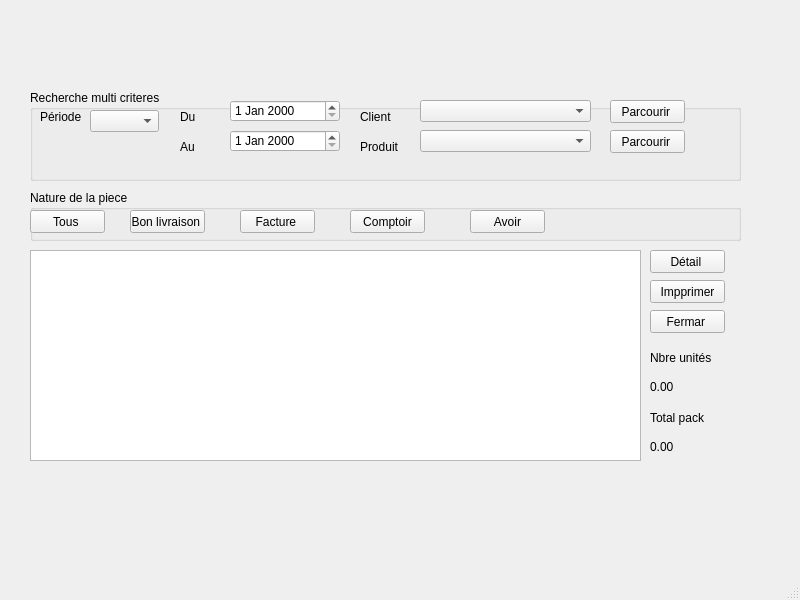
<?xml version="1.0" encoding="UTF-8"?>
<ui version="4.0">
 <class>MainWindow</class>
 <widget class="QMainWindow" name="MainWindow">
  <property name="geometry">
   <rect>
    <x>0</x>
    <y>0</y>
    <width>800</width>
    <height>600</height>
   </rect>
  </property>
  <property name="windowTitle">
   <string>MainWindow</string>
  </property>
  <widget class="QWidget" name="centralwidget">
   <widget class="QGroupBox" name="groupBox_23">
    <property name="geometry">
     <rect>
      <x>30</x>
      <y>90</y>
      <width>711</width>
      <height>91</height>
     </rect>
    </property>
    <property name="title">
     <string>Recherche multi criteres </string>
    </property>
    <widget class="QLabel" name="label_144">
     <property name="geometry">
      <rect>
       <x>10</x>
       <y>20</y>
       <width>47</width>
       <height>13</height>
      </rect>
     </property>
     <property name="text">
      <string>Période </string>
     </property>
    </widget>
    <widget class="QLabel" name="label_145">
     <property name="geometry">
      <rect>
       <x>150</x>
       <y>20</y>
       <width>47</width>
       <height>13</height>
      </rect>
     </property>
     <property name="text">
      <string>Du </string>
     </property>
    </widget>
    <widget class="QLabel" name="label_146">
     <property name="geometry">
      <rect>
       <x>150</x>
       <y>50</y>
       <width>47</width>
       <height>13</height>
      </rect>
     </property>
     <property name="text">
      <string>Au</string>
     </property>
    </widget>
    <widget class="QLabel" name="label_147">
     <property name="geometry">
      <rect>
       <x>330</x>
       <y>20</y>
       <width>47</width>
       <height>13</height>
      </rect>
     </property>
     <property name="text">
      <string>Client </string>
     </property>
    </widget>
    <widget class="QLabel" name="label_148">
     <property name="geometry">
      <rect>
       <x>330</x>
       <y>50</y>
       <width>47</width>
       <height>13</height>
      </rect>
     </property>
     <property name="text">
      <string>Produit</string>
     </property>
    </widget>
    <widget class="QComboBox" name="comboBox_36">
     <property name="geometry">
      <rect>
       <x>60</x>
       <y>20</y>
       <width>69</width>
       <height>22</height>
      </rect>
     </property>
    </widget>
    <widget class="QComboBox" name="comboBox_37">
     <property name="geometry">
      <rect>
       <x>390</x>
       <y>10</y>
       <width>171</width>
       <height>22</height>
      </rect>
     </property>
    </widget>
    <widget class="QComboBox" name="comboBox_38">
     <property name="geometry">
      <rect>
       <x>390</x>
       <y>40</y>
       <width>171</width>
       <height>22</height>
      </rect>
     </property>
    </widget>
    <widget class="QPushButton" name="pushButton_72">
     <property name="geometry">
      <rect>
       <x>580</x>
       <y>10</y>
       <width>75</width>
       <height>23</height>
      </rect>
     </property>
     <property name="text">
      <string>Parcourir </string>
     </property>
    </widget>
    <widget class="QPushButton" name="pushButton_73">
     <property name="geometry">
      <rect>
       <x>580</x>
       <y>40</y>
       <width>75</width>
       <height>23</height>
      </rect>
     </property>
     <property name="text">
      <string>Parcourir </string>
     </property>
    </widget>
    <widget class="QDateEdit" name="dateEdit_12">
     <property name="geometry">
      <rect>
       <x>200</x>
       <y>10</y>
       <width>110</width>
       <height>22</height>
      </rect>
     </property>
    </widget>
    <widget class="QDateEdit" name="dateEdit_13">
     <property name="geometry">
      <rect>
       <x>200</x>
       <y>40</y>
       <width>110</width>
       <height>22</height>
      </rect>
     </property>
    </widget>
   </widget>
   <widget class="QPushButton" name="pushButton_80">
    <property name="geometry">
     <rect>
      <x>650</x>
      <y>280</y>
      <width>75</width>
      <height>23</height>
     </rect>
    </property>
    <property name="text">
     <string>Impprimer</string>
    </property>
   </widget>
   <widget class="QLabel" name="label_151">
    <property name="geometry">
     <rect>
      <x>650</x>
      <y>410</y>
      <width>71</width>
      <height>16</height>
     </rect>
    </property>
    <property name="text">
     <string>Total pack </string>
    </property>
   </widget>
   <widget class="QLabel" name="label_152">
    <property name="geometry">
     <rect>
      <x>650</x>
      <y>440</y>
      <width>47</width>
      <height>13</height>
     </rect>
    </property>
    <property name="text">
     <string>0.00</string>
    </property>
   </widget>
   <widget class="QLabel" name="label_149">
    <property name="geometry">
     <rect>
      <x>650</x>
      <y>350</y>
      <width>71</width>
      <height>16</height>
     </rect>
    </property>
    <property name="text">
     <string>Nbre unités</string>
    </property>
   </widget>
   <widget class="QPushButton" name="pushButton_81">
    <property name="geometry">
     <rect>
      <x>650</x>
      <y>310</y>
      <width>75</width>
      <height>23</height>
     </rect>
    </property>
    <property name="text">
     <string>Fermar </string>
    </property>
   </widget>
   <widget class="QTableWidget" name="tableWidget_10">
    <property name="geometry">
     <rect>
      <x>30</x>
      <y>250</y>
      <width>611</width>
      <height>211</height>
     </rect>
    </property>
   </widget>
   <widget class="QPushButton" name="pushButton_79">
    <property name="geometry">
     <rect>
      <x>650</x>
      <y>250</y>
      <width>75</width>
      <height>23</height>
     </rect>
    </property>
    <property name="text">
     <string>Détail </string>
    </property>
   </widget>
   <widget class="QLabel" name="label_150">
    <property name="geometry">
     <rect>
      <x>650</x>
      <y>380</y>
      <width>47</width>
      <height>13</height>
     </rect>
    </property>
    <property name="text">
     <string>0.00</string>
    </property>
   </widget>
   <widget class="QGroupBox" name="groupBox_24">
    <property name="geometry">
     <rect>
      <x>30</x>
      <y>190</y>
      <width>711</width>
      <height>51</height>
     </rect>
    </property>
    <property name="title">
     <string>Nature de la piece </string>
    </property>
    <widget class="QPushButton" name="pushButton_74">
     <property name="geometry">
      <rect>
       <x>0</x>
       <y>20</y>
       <width>75</width>
       <height>23</height>
      </rect>
     </property>
     <property name="text">
      <string>Tous </string>
     </property>
    </widget>
    <widget class="QPushButton" name="pushButton_75">
     <property name="geometry">
      <rect>
       <x>100</x>
       <y>20</y>
       <width>75</width>
       <height>23</height>
      </rect>
     </property>
     <property name="text">
      <string>Bon livraison </string>
     </property>
    </widget>
    <widget class="QPushButton" name="pushButton_76">
     <property name="geometry">
      <rect>
       <x>210</x>
       <y>20</y>
       <width>75</width>
       <height>23</height>
      </rect>
     </property>
     <property name="text">
      <string>Facture </string>
     </property>
    </widget>
    <widget class="QPushButton" name="pushButton_77">
     <property name="geometry">
      <rect>
       <x>320</x>
       <y>20</y>
       <width>75</width>
       <height>23</height>
      </rect>
     </property>
     <property name="text">
      <string>Comptoir</string>
     </property>
    </widget>
    <widget class="QPushButton" name="pushButton_78">
     <property name="geometry">
      <rect>
       <x>440</x>
       <y>20</y>
       <width>75</width>
       <height>23</height>
      </rect>
     </property>
     <property name="text">
      <string>Avoir</string>
     </property>
    </widget>
   </widget>
  </widget>
  <widget class="QMenuBar" name="menubar">
   <property name="geometry">
    <rect>
     <x>0</x>
     <y>0</y>
     <width>800</width>
     <height>21</height>
    </rect>
   </property>
  </widget>
  <widget class="QStatusBar" name="statusbar"/>
 </widget>
 <resources/>
 <connections/>
</ui>
